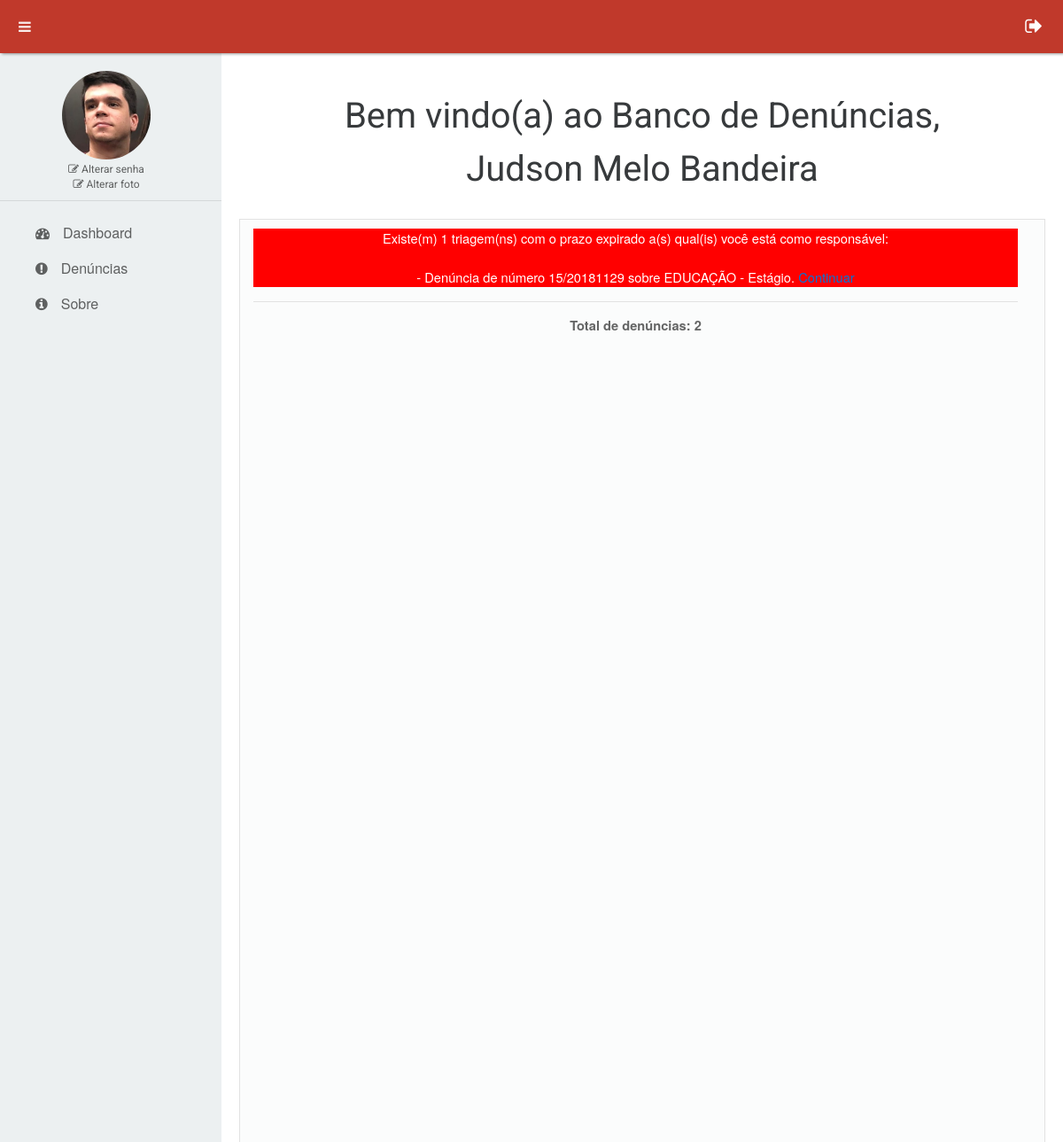
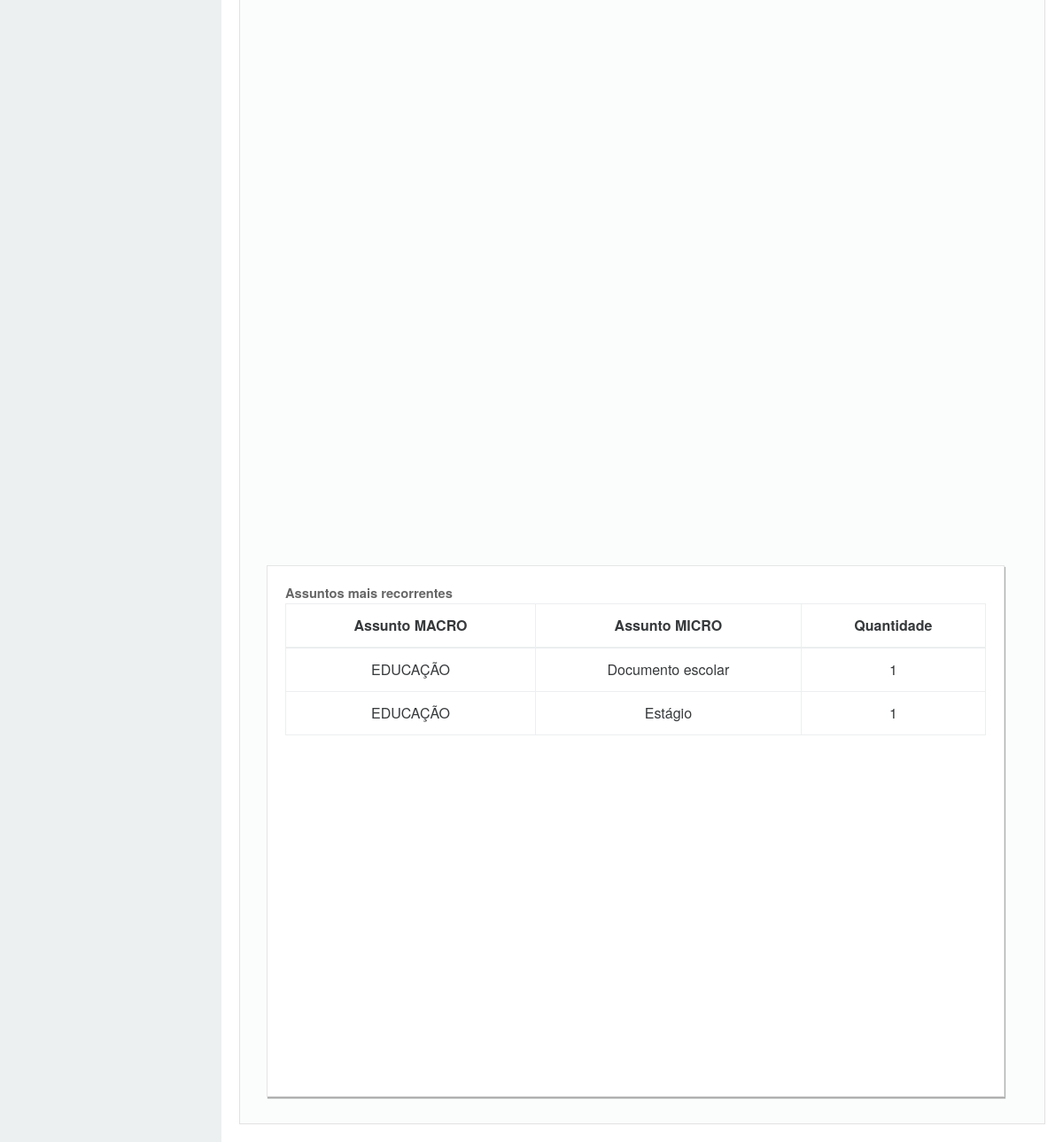
Page /home (signed in) on the committed database (2 pictures, top to bottom).
### tables this page shows
CREATE TABLE `tb_denuncias` (
  `ID` int(20) NOT NULL,
  `DS_NUMERO` varchar(20) NOT NULL,
  `DS_TIPO` enum('IDENTIFICADA','NÃO IDENTIFICADA') NOT NULL,
  `ID_SERVIDOR` int(20) NOT NULL,
  `ID_ASSUNTO` int(20) NOT NULL,
  `DS_NOME_DENUNCIANTE` varchar(50) DEFAULT NULL,
  `DS_CPF_DENUNCIANTE` varchar(14) DEFAULT NULL,
  `DS_EMAIL_DENUNCIANTE` varchar(30) DEFAULT NULL,
  `DS_TELEFONE_DENUNCIANTE` varchar(9) DEFAULT NULL,
  `TX_DESCRICAO_FATO` text NOT NULL,
  `ID_ORGAO_DENUNCIADO` int(20) DEFAULT NULL,
  `ID_MUNICIPIO_FATO` int(20) DEFAULT NULL,
  `DS_ENVOLVIDOS` varchar(100) DEFAULT NULL,
  `DT_REGISTRO_EOUV` date NOT NULL,
  `DT_REGISTRO` date NOT NULL,
  `DS_PROTOCOLO_EOUV` varchar(10) NOT NULL,
  `DS_NUMERO_PROCESSO_SEI` varchar(23) NOT NULL,
  `BL_ACESSO_RESTRITO` tinyint(1) DEFAULT NULL,
  `ID_RESPONSAVEL_TRIAGEM` int(20) DEFAULT NULL,
  `DS_RELEVANCIA` enum('BAIXO','MÉDIO','ALTO') DEFAULT NULL,
  `DT_TERMINO_TRIAGEM` date DEFAULT NULL,
  `DS_ANDAMENTO` enum('AGUARDANDO COMPLEMENTAÇÃO DO DENUNCIANTE','AGUARDANDO ANÁLISE PRELIMINAR DA OUVIDORIA') DEFAULT NULL,
  `DS_SITUACAO` enum('AGUARDANDO TRIAGEM','EM TRIAGEM','APTA','NÃO APTA') DEFAULT 'AGUARDANDO TRIAGEM',
  `ID_UNIDADE_APURACAO` int(20) DEFAULT NULL,
  `BL_TRIAGEM_CONCLUIDA` tinyint(4) NOT NULL DEFAULT '0',
  `DS_STATUS` enum('PROCEDENTE','NÃO PROCEDENTE - NÃO OCORRÊNCIA DO FATO DENUNCIADO','NÃO PROCEDENTE - INEXISTÊNCIA DE PROVAS','NÃO TRATADA','ENCERRADA') NOT NULL DEFAULT 'NÃO TRATADA'
);

CREATE TABLE `tb_assuntos_denuncia` (
  `ID` int(20) NOT NULL,
  `DS_NOME_MACRO` varchar(100) NOT NULL,
  `DS_NOME_MICRO` varchar(100) DEFAULT NULL
);

### controller/HomeController.php (called while the page is built, shortened)
<?php
class HomeController extends Controller{
	function __construct(){
		$this->homeView = new $tipoView();
		$this->denunciasModel = new DenunciasModel();
	}
	public function carregarHome(){
		$_REQUEST['TRIAGENS_EXPIRADAS'] = $this->denunciasModel->getTriagensPrazoExpirado();
		$_REQUEST['QTD_DENUNCIAS_ASSUNTO'] = $this->denunciasModel->getQuantidadeDenunciasAssunto();
		$this->homeView->setTitulo("<center>Bem vindo(a) ao Banco de Denúncias, <br>" . $_SESSION['NOME'] . "</center>");
		$this->homeView->setConteudo('home');
		$this->homeView->carregar();
	}
}
?>

### model/Model.php (called while the page is built, shortened)
<?php
class Model{
	protected $conexao;
	public function conectar(){
		$this->conexao = mysqli_connect('localhost', 'root', '', 'banco-denuncias') or die(mysqli_error($this->conexao));
		mysqli_query($this->conexao, "SET NAMES 'utf8'");
		mysqli_query($this->conexao, 'SET character_set_connection=utf8');
		mysqli_query($this->conexao, 'SET character_set_client=utf8');
		mysqli_query($this->conexao, 'SET character_set_results=utf8');
	}
	public function executarQueryLista($query){
		$resultado = mysqli_query($this->conexao, $query) or die(mysqli_error($this->conexao));
		$lista = array();
		While($row = mysqli_fetch_array($resultado)){
			array_push($lista, $row);
		}
		return $lista;
	}
}
?>

### model/DenunciasModel.php (called while the page is built, shortened)
<?php
require_once $_SERVER['DOCUMENT_ROOT'].'/model/Model.php';
class DenunciasModel extends Model{
	public function getTriagensPrazoExpirado(){
		$query = "
		SELECT a.*,
		b.DS_NOME_MACRO NOME_MACRO, b.DS_NOME_MICRO NOME_MICRO
		FROM tb_denuncias a
		INNER JOIN tb_assuntos_denuncia b ON a.ID_ASSUNTO = b.ID
		WHERE DT_TERMINO_TRIAGEM IS NOT NULL
		AND DT_TERMINO_TRIAGEM < NOW()
		AND ID_RESPONSAVEL_TRIAGEM = ".$_SESSION['ID']."";
		$lista = $this->executarQueryLista($query);
		return $lista;
	}
	public function getQuantidadeDenunciasAssunto(){
		$restricaoUsuario =
		($_SESSION['TIPO'] != 'UNIDADE DE APURAÇÃO') ? '' : 'WHERE ID_UNIDADE_APURACAO = ' . $_SESSION['UNIDADE'];
		$query = "
		SELECT
		c.ID,
		c.DS_NOME_MACRO NOME_MACRO, c.DS_NOME_MICRO NOME_MICRO,
		COUNT(*) QUANTIDADE
		FROM tb_denuncias a
		INNER JOIN tb_assuntos_denuncia c ON a.ID_ASSUNTO = c.ID
		$restricaoUsuario
		GROUP BY c.ID
		ORDER BY QUANTIDADE DESC
		";
		$listaDados = $this->executarQueryLista($query);
		return $listaDados;
	}
}
?>

### view/unidade-de-apuracao/UapHomeView.php (the view, shortened to what this page needs)
<?php
class UapHomeView extends HomeView{
		public function home(){ ?>
		<?php
		$listaTriagensExpiradas = $_REQUEST['TRIAGENS_EXPIRADAS'];
		if(count($listaTriagensExpiradas)>0){
		?>
			<div style='background-color:red;text-align:center;width:100%;'>
				<font color='white'>Existe(m) <?php echo count($listaTriagensExpiradas) ?> triagem(ns) com o prazo expirado a(s) qual(is) você está como responsável:<br><br>
					<?php foreach($listaTriagensExpiradas as $triagem){ ?>
					- Denúncia <?php $triagem['DS_TIPO'] ?> de número <?php echo $triagem['DS_NUMERO'] ?> sobre <?php echo $triagem['NOME_MACRO'] ?> - <?php echo $triagem['NOME_MICRO'] ?>. <a href='/denuncias/triagem/<?php echo $triagem['ID'] ?>'>Continuar</a><br>
					<?php } ?>
				</font>
			</div>
		<?php } ?>
		<hr>
		<div class='row linha-grafico'>
			<div class='col-md-12' style='height: 40px;'>
				<center>
					<b>
						Total de denúncias:
						<?php echo $_REQUEST['QTD_TOTAL_DENUNCIAS']; ?>
					</b>
				</center>
			</div>
		</div>
		<center>
			<div id='denunciasTipo' style='width: 900px; height: 500px;'></div>
			<div id='denunciasMunicipio' style='width: 900px; height: 500px;'></div>
			<div id='denunciasOrgao' style='width: 900px; height: 500px;'></div>
		</center>
			<div class='row linha-grafico'>
				<div class='col-md-12'>
					<div class='grafico' id='processos-ativos'>
						<strong>Assuntos mais recorrentes</strong><br>
							<table class='table table-bordered'>
								<thead>
										<tr>
											<th><center>Assunto MACRO</center></th>
											<th><center>Assunto MICRO</center></th>
											<th><center>Quantidade</center></th>
										</tr>
								</thead>
								<tbody>
									<?php
										$lista = $_REQUEST['QTD_DENUNCIAS_ASSUNTO'];
										foreach($lista as $assunto){
									?>
										<tr>
											<td><center><?php echo $assunto['NOME_MACRO'] ?></center></td>
											<td><center><?php echo $assunto['NOME_MICRO'] ?></center></td>
											<td><center><?php echo $assunto['QUANTIDADE'] ?></center></td>
										</tr>
									<?php
										}
									?>
								</tbody>
							</table>
					</div>
				</div>
			</div>
<?php
	}
}
?>

### view/_libs/css/estilo.css (style rules this page uses)
* { margin:0; padding:0; list-style:none; }
html { height:100%; font-family: 'Montserrat', sans-serif; padding: 0; }
a:link, a:visited, a:hover, a:active { text-decoration: none }
.row { margin-right: 0px; }
.linha-grafico { margin: 10px 0 10px 0; color:rgba(0,0,0,0.6); }
.grafico { min-height: 600px; width: 100%; border-style: solid; border-width: 1px; border-color: rgba(0,0,0,0.1); box-shadow: 1px 2px 1px rgba(0,0,0,0.3); padding: 20px; background-color: white; }
.caixa-conteudo div.row { padding-bottom: 10px; font-size: 11pt; }
body { margin: 0; }

### rows in the picture
tb_denuncias: DS_NUMERO "15/20181129", ID_ASSUNTO.DS_NOME_MACRO "EDUCAÇÃO", ID_ASSUNTO.DS_NOME_MICRO "Estágio"
tb_assuntos_denuncia: DS_NOME_MACRO "EDUCAÇÃO", DS_NOME_MICRO "Documento escolar", QUANTIDADE "1"
tb_assuntos_denuncia: DS_NOME_MACRO "EDUCAÇÃO", DS_NOME_MICRO "Estágio", QUANTIDADE "1"

### other values in the picture
$this->titulo "Bem vindo(a) ao Banco de Denúncias, Judson Melo Bandeira"
count($listaTriagensExpiradas) "1"
$_REQUEST['QTD_TOTAL_DENUNCIAS'] "2"
